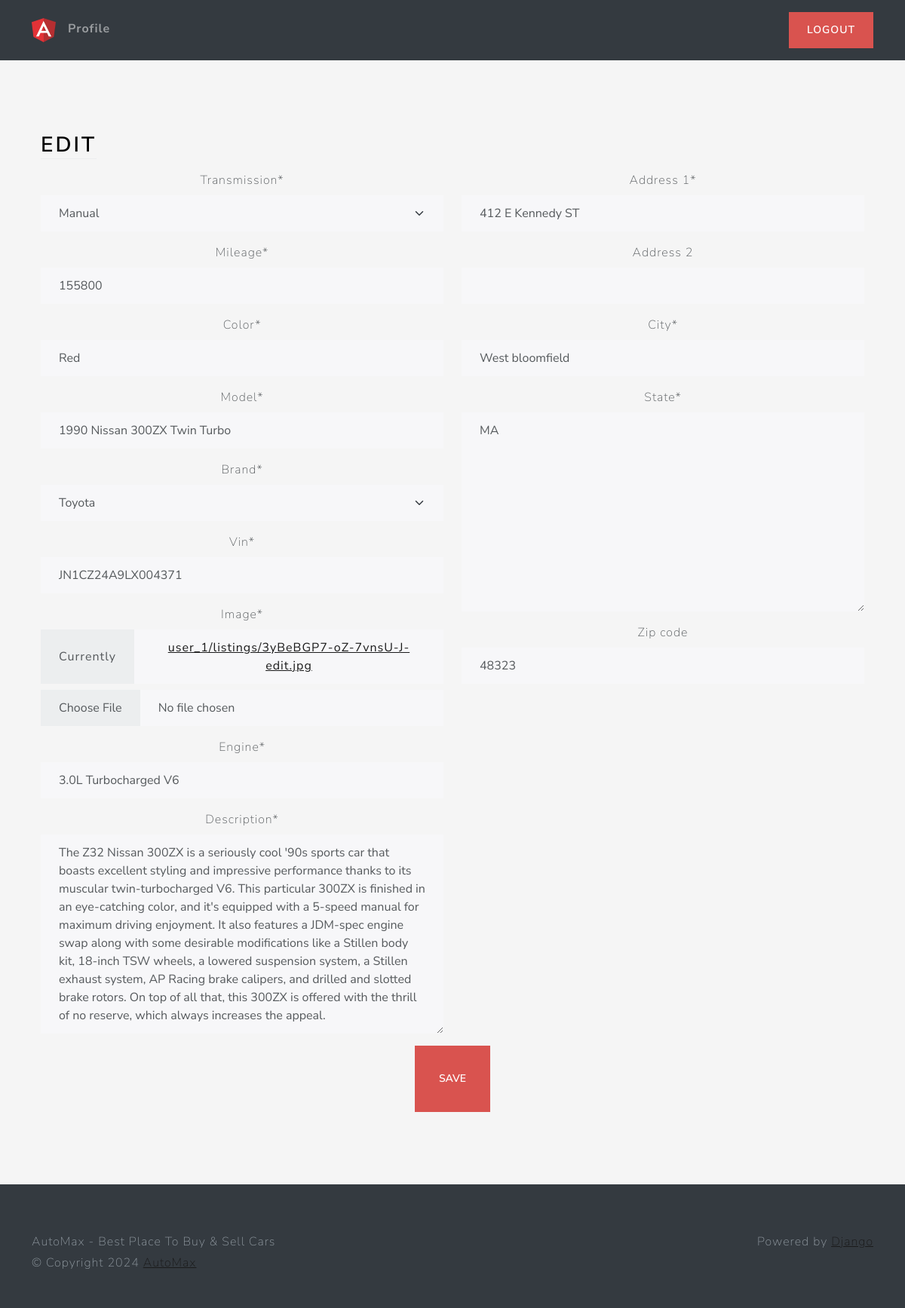
/listing/4863f18a-8aff-40c5-a327-3be6b04c2ee2/edit (signed in), run on the app's committed database.
### main/models.py (models this page shows, shortened)
class Listing(models.Model):
    id = models.UUIDField(primary_key= True , unique= True ,
                        default= uuid.uuid4 , editable= False)
    created_at = models.DateTimeField(auto_now_add= True)
    updated_at = models.DateTimeField(auto_now = True)
    seller = models.ForeignKey(Profile, on_delete=models.CASCADE )
    brand = models.CharField(max_length=24, choices=CARS_BRANDS, default=None)
    model = models.CharField(max_length=64)
    vin = models.CharField(max_length=17)
    mileage = models.IntegerField(default=0)
    color = models.CharField(max_length=24)
    description = models.TextField()
    engine = models.CharField(max_length=24)
    transmission = models.CharField(
        max_length=24, choices=TRANSMISSION_OPTIONS, default=None)
    location = models.OneToOneField(
        Location, on_delete=models.SET_NULL, null=True)
    image = models.ImageField(upload_to=user_listing_path)

### users/models.py (models this page shows, shortened)
class Location(models.Model):
    address_1 = models.CharField(max_length=125 , blank=True)
    address_2 = models.CharField(max_length=125 , blank=True)
    city = models.CharField(max_length=50)
    state = USStateField(default='NY')
    zip_code = USZipCodeField(blank=True)

### main/views.py (the view)
# urls.py: path('listing/<str:id>/edit',views.edit_view , name='edit') ,
@login_required
def edit_view(request : HttpRequest , id):
    try :
        listing = Listing.objects.get(id = id)
        if listing is None :
            raise Exception
        if request.POST :
            listing_form = ListingForm( request.POST ,
                            request.FILES ,instance=listing)
            location_form = LocationForm( request.POST , instance=listing.location)
            if listing_form.is_valid() and location_form.is_valid() :
                listing_form.save()
                location_form.save()
                messages.success(request , f'Listnig {id} updated successfully !')
                return redirect('home')
            else :
                raise Exception
        else :
            listing_form = ListingForm(instance=listing)
            location_form = LocationForm(instance=listing.location)
        context = {
            'listing' : listing ,
            'listing_form' : listing_form ,
            'location_form' : location_form ,
        }
        return render(request , 'views/edit.html' , context)
    except Exception as e :
        messages.error(request ,
                    f'An Error occurred while trying to update the Listing !')
        return redirect('home')

### main/forms.py
class ListingForm(forms.ModelForm):
    image = forms.ImageField()
    class Meta:
        model = Listing
        fields = {'brand' , 'model' , 'description' , 'engine' , 'transmission' ,
                'vin' , 'mileage' , 'color' , 'image'}

### users/forms.py
class LocationForm(forms.ModelForm) :
    address_1 = forms.CharField(required=True)
    zip_code = USZipCodeField(required = True)
    class Meta:
        model = Location
        fields = '__all__'
        exclude = ('',)

### main/templates/views/edit.html (shortened to what this page needs)
{% extends 'base/base.html' %}
{% load static %}
{% load crispy_forms_tags %}
{% block body %}
<div class="container-fluid text-center py-5">
    <div class="container px-4 py-5">
        <div class="row g-4">
            <div class="col d-flex align-items-start">
                <div>
                    <h2 class="mb-3 border-bottom" style="color: black">Edit</h2>
                </div>
            </div>
        </div>
        <form action="" method="post" enctype="multipart/form-data">
            <div class="row">
                <div class="col-6">
                    {{ listing_form|crispy }}
                </div>
                <div class="col-6">
                    {{ location_form|crispy }}
                </div>
            </div>
            <button class="btn btn-lg btn-danger" type="submit">Save</button>
        </form>
    </div>
</div>
{% endblock %}

### main/static/css/style.css (style rules this page uses)
html, body { height: 100%; }
body { align-items: center; padding-bottom: 40px; background-color: #f5f5f5; }
.h2, h2 { color: white; }

### data on the page
Listing: transmission "Manual", mileage "155800", color "Red", model "1990 Nissan 300ZX Twin Turbo", brand "Toyota", vin "JN1CZ24A9LX004371", engine "3.0L Turbocharged V6", description "The Z32 Nissan 300ZX is a seriously cool '90s sports car that boasts excellent styling and impressive performance thanks to its muscular twin-turbocharged V6. This particular 300ZX is finished in an eye-catching color, and it's equipped with a 5-speed manual for maximum driving enjoyment. It also features a JDM-spec engine swap along with some desirable modifications like a Stillen body kit, 18-inch TSW wheels, a lowered suspension system, a Stillen exhaust system, AP Racing brake calipers, and drilled and slotted brake rotors. On top of all that, this 300ZX is offered with the thrill of no reserve, which always increases the appeal."
Location: address_1 "412 E Kennedy ST", city "West bloomfield", state "MA", zip_code "48323"
